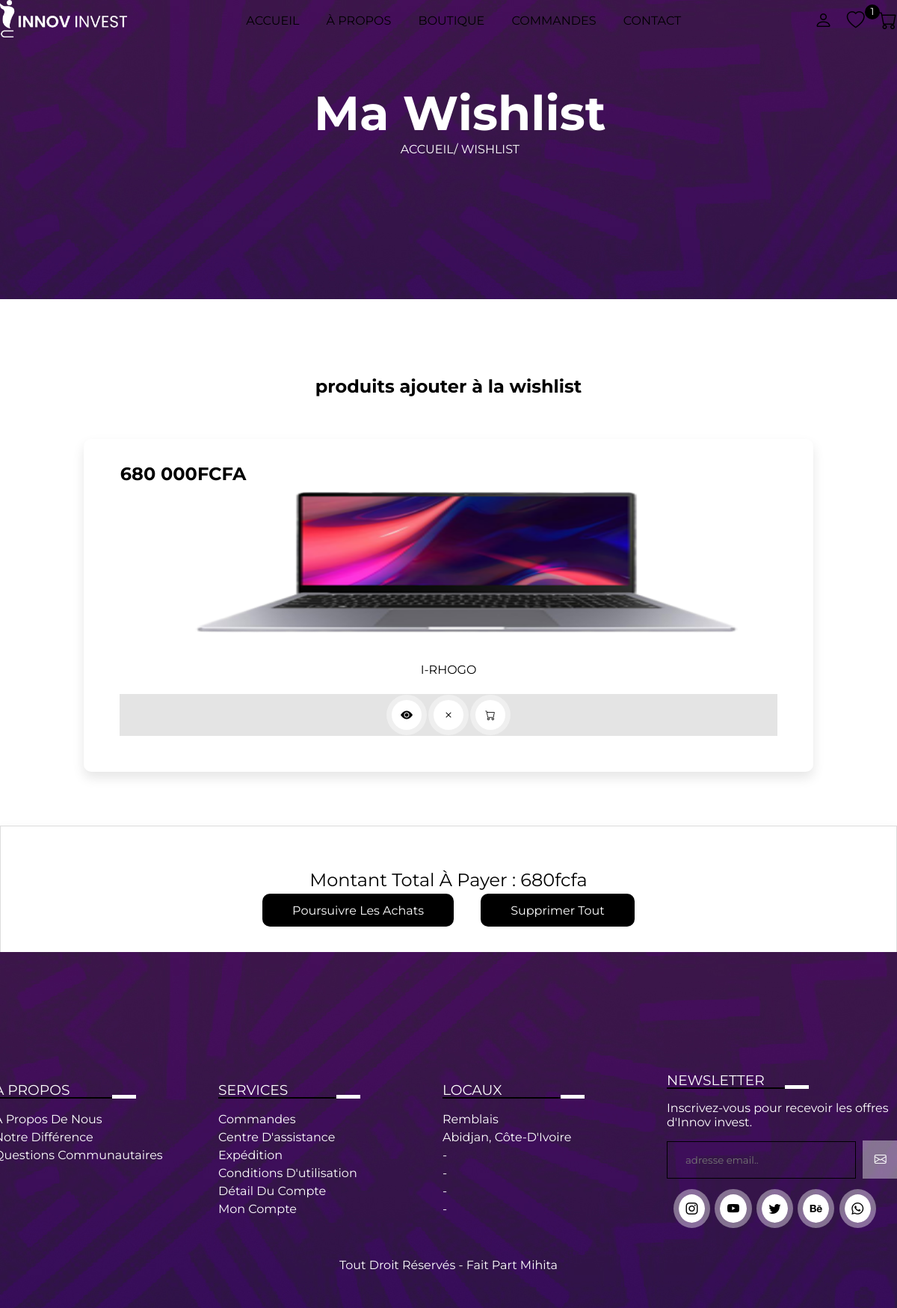
The page /wishlist.php (signed in) on the database its author committed.
### tables this page shows
CREATE TABLE `wishlist` (
  `id` int(255) NOT NULL,
  `user_id` int(255) NOT NULL,
  `pid` int(255) NOT NULL,
  `name` varchar(255) NOT NULL,
  `price` varchar(255) NOT NULL,
  `image` varchar(255) NOT NULL
);

### wishlist.php (the view, shortened to what this page needs)
<?php
    include 'connection.php';
?>
<!DOCTYPE html>
<html lang="en">
<head>
    <link rel="stylesheet" href="https://cdn.jsdelivr.net/npm/bootstrap-icons@1.9.1/font/bootstrap-icons.css">
    <link rel="stylesheet" href="main.css">
</head>
<body>
    <?php include 'header.php'; ?>
    <div class="banner">
        <div class="detail">
            <h1>Ma wishlist</h1>
            <a href="index.php" style="color:white">Accueil</a><span>/ wishlist</span>
        </div>
    </div>
    <section class="shop">
        <h1 class="title">produits ajouter à la wishlist</h1>
            <div class="box-container">
            <?php
                $grand_total=0;
                $select_wishlist = mysqli_query($conn, "SELECT * FROM `wishlist`") or die('query failed');
                if (mysqli_num_rows($select_wishlist)>0) {
                    while($fetch_wishlist = mysqli_fetch_assoc($select_wishlist)){
            ?>
            <form method="post" class="box">
                <img src="image/<?php echo $fetch_wishlist['image']; ?>">
                <div class="price"><?php echo $fetch_wishlist['price']; ?>Fcfa</div>
                <div class="name"><?php echo $fetch_wishlist['name']; ?></div>
                <div class="icon">
                    <a href="view_page.php?pid=<?php echo $fetch_wishlist['id']; ?>" class="bi bi-eye-fill"></a>
                    <a href="wishlist.php?delete=<?php echo $fetch_wishlist['id']; ?>" class="bi bi-x" onclick="return confirm('voulez-vous supprimer ce produit de votre liste de souhaits ?')"></a>
                    <button type="submit" name="add_to_cart" class="bi bi-cart"></button>
                </div>
            </form>
            <?php
                    $grand_total+=$fetch_wishlist['price'];
                    }
                }else{
                    echo '<p class="empty">aucun produit ajouté pour le moment !</p>';
                }
            ?>
        </div>
        <div class="wishlist_total">
            <p>montant total à payer : <span><?php echo $grand_total; ?>fcfa</span></p>
            <a href="shop.php" class="btn">poursuivre les achats</a>
            <a href="wishlist.php?delete_all" class="btn <?php echo ($grand_total)?'':'disabled'?>" onclick="return confirm('voulez-vous supprimer tous les articles de votre liste de souhaits ?')">supprimer tout</a>
        </div>
    </section>
    <?php include 'footer.php'; ?>
</body>
</html>

### main.css (style rules this page uses)
* { margin: 0; padding: 0; box-sizing: border-box; font-family: 'Montserrat', 'sans-serif'; }
:root { --box-shadow: 0px 0px 0px 7px rgb(255 255 255/40%); --box-shadow2: 0 .5rem 1rem rgba(0, 0, 0, 0.1); --purple: #2f0c48; }
a { text-decoration: none; }
.btn { padding: .8rem 2.5em; text-transform: uppercase; background: #fff; color: violet; border-radius: 10px; cursor: pointer; }
.title { text-align: center; margin-bottom: 1rem }
.banner { background-image: url(images/FONDBOUTIQUE.jpg); width: 100%; height: 50vh; position: relative; z-index: 1; }
.banner::before { position: absolute; content: ''; bottom: -18%; right: 0; width: 316px; height: 245px; background-size: 314px; background-repeat: no-repeat; }
.banner .detail { position: absolute; padding: 7rem 0; left: 35%; text-align: center; z-index: 200; }
.banner .detail h1 { font-size: 4rem; color: #fff; text-transform: capitalize; }
.banner .detail a { text-transform: uppercase; color: #000; }
.banner .detail span { color: #fff; text-transform: uppercase; }
.box-container { padding: 2% 8%; display: grid; grid-template-columns: repeat(auto-fit, minmax(20rem, 1fr)); column-gap: 1rem; }
.box-container .box, .popular-brands-content .card { background: #fff; box-shadow: var(--box-shadow2); padding: 2rem; margin: 1rem; text-align: center; border-radius: 10px; line-height: 2; text-transform: uppercase; position: relative; }
.box-container .box img { width: 100%; height: 250px; }
.box-container .box .icon, .popular-brands-content .card .icon { display: flex; padding: 0; justify-content: center; align-items: center; background: #e4e4e4; margin: 1rem; }
.box-container .box button, .popular-brands-content .card button { border: none; cursor: pointer; }
.box-container .box .icon button, .box-container .box .icon a, .popular-brands-content .card button, .popular-brands-content .card a { width: 40px; height: 40px; border-radius: 50%; padding: 0; display: flex; justify-content: center; align-items: center; color: #000; background: #fff; margin: .5rem; box-shadow: var(--box-shadow); }
.price { position: absolute; text-align: 5%; left: 5%; top: 5%; font-weight: bold; font-size: 1.5rem; }
.wishlist_total { max-width: 1200px; box-shadow: var(--box-shadow2); margin: 2rem auto; border: 1px solid gainsboro; text-align: center; padding: 3rem 0; line-height: 2; text-transform: capitalize; margin-bottom: 3rem; }
.wishlist_total p { font-size: 1.5rem; }
.wishlist_total a { text-transform: capitalize; font-size: 16px; margin-right: 2rem; }
.wishlist_total .btn { background: black; color: #fff; margin:1rem; text-transform: capitalize; }

### rows shown on the page
wishlist: image (picture), price "680 000", name "I-RHOGO"

### other values the page prints
$wishlist_num_rows "1"
$grand_total "680"
